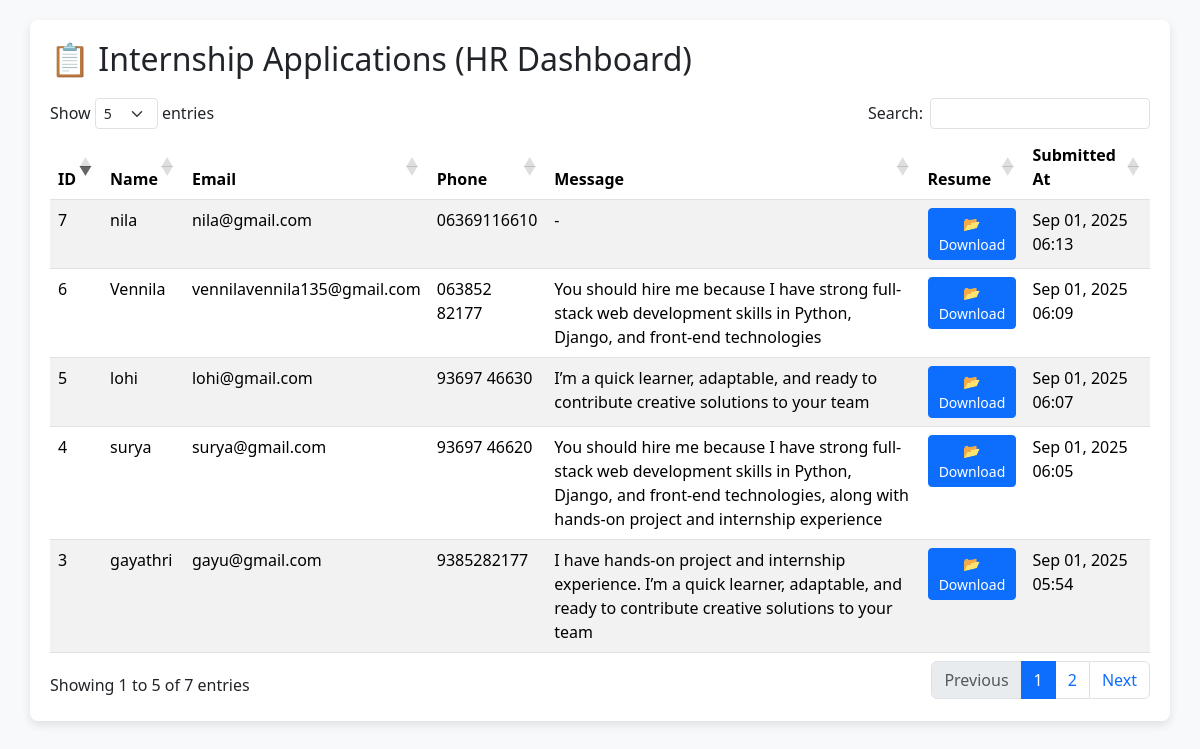
/dashboard/, run on the app's committed database.
### internship/models.py (models this page shows, shortened)
class Application(models.Model):
    name = models.CharField(max_length=100)
    email = models.EmailField()
    phone = models.CharField(max_length=20)
    resume = models.FileField(upload_to="resumes/")
    message = models.TextField()
    submitted_at = models.DateTimeField(auto_now_add=True)

### internship/views.py (the view)
# urls.py: path("dashboard/", views.hr_dashboard, name="hr_dashboard"),
def hr_dashboard(request):
    applications = Application.objects.all().order_by('-submitted_at')
    return render(request, "internship/hr_dashboard.html", {"applications": applications})

### internship/templates/internship/hr_dashboard.html (shortened to what this page needs)
<!DOCTYPE html>
<html lang="en">
<head>
  <link rel="stylesheet" href="https://cdn.jsdelivr.net/npm/bootstrap@5.3.3/dist/css/bootstrap.min.css">
  <link rel="stylesheet" href="https://cdn.datatables.net/1.13.6/css/dataTables.bootstrap5.min.css">
</head>
<body>
  <div class="container">
    <h2>📋 Internship Applications (HR Dashboard)</h2>
    <table id="applicationsTable" class="table table-striped table-hover">
      <thead>
        <tr>
          <th>ID</th>
          <th>Name</th>
          <th>Email</th>
          <th>Phone</th>
          <th>Message</th>
          <th>Resume</th>
          <th>Submitted At</th>
        </tr>
      </thead>
      <tbody>
        {% for app in applications %}
        <tr>
          <td>{{ app.id }}</td>
          <td>{{ app.name }}</td>
          <td>{{ app.email }}</td>
          <td>{{ app.phone }}</td>
          <td>{{ app.message|default:"-" }}</td>
          <td>
            {% if app.resume %}
              <a href="{{ app.resume.url }}" class="btn btn-sm btn-primary" target="_blank">📂 Download</a>
            {% else %}
              No file
            {% endif %}
          </td>
          <td>{{ app.submitted_at|date:"M d, Y H:i" }}</td>
        </tr>
        {% endfor %}
      </tbody>
    </table>
  </div>
</body>
</html>

### internship/templates/internship/hr_dashboard.html (style rules this page uses)
body { background: #f8f9fa; padding: 20px; }
.container { background: white; padding: 20px; border-radius: 8px; box-shadow: 0px 4px 10px rgba(0,0,0,0.1); }
h2 { margin-bottom: 20px; }
th { background: #343a40; color: white; }

### data on the page
Application: id "7", name "nila", email "nila@gmail.com", phone "06369116610", message "-", submitted_at "Sep 01, 2025 06:13"
Application: id "6", name "Vennila", email "vennilavennila135@gmail.com", phone "063852 82177", message "You should hire me because I have strong full-stack web development skills in Python, Django, and front-end technologies", submitted_at "Sep 01, 2025 06:09"
Application: id "5", name "lohi", email "lohi@gmail.com", phone "93697 46630", message "I’m a quick learner, adaptable, and ready to contribute creative solutions to your team", submitted_at "Sep 01, 2025 06:07"
Application: id "4", name "surya", email "surya@gmail.com", phone "93697 46620", message "You should hire me because I have strong full-stack web development skills in Python, Django, and front-end technologies, along with hands-on project and internship experience", submitted_at "Sep 01, 2025 06:05"
Application: id "3", name "gayathri", email "gayu@gmail.com", phone "9385282177", message "I have hands-on project and internship experience. I’m a quick learner, adaptable, and ready to contribute creative solutions to your team", submitted_at "Sep 01, 2025 05:54"
